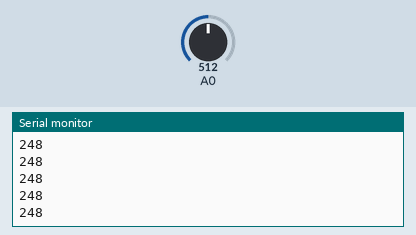
Simulated run of this sketch. Board: Arduino Uno, built with avr-gcc and run on an emulated ATmega328P. On the bench: the last lines printed to the serial monitor. The test bench sets the inputs (shaded band); at power-on: A0 = 512.

Above: at 1.2 s.
1.3 s: A0 set to 716
At 2.0 s:
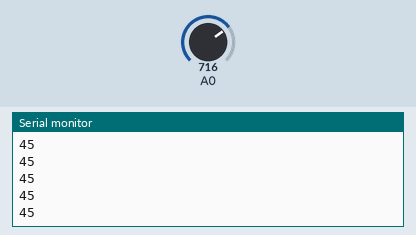
2.8 s: A0 set to 900
At 3.6 s:
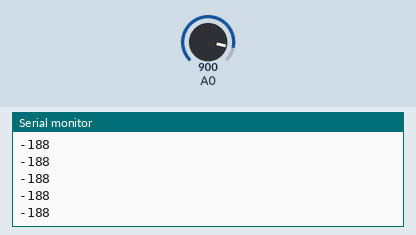
Timing chart, 0 to 5.8 s (numbered marks = the images above; inputs shaded):
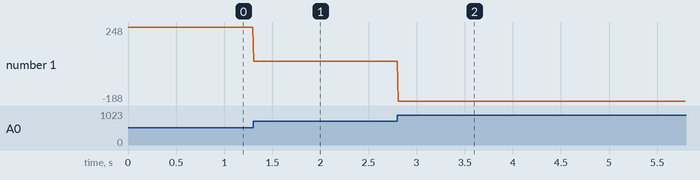

The sketch:

thermistaTest.ino
```cpp
#include "Thermistor.h"
Thermistor t1 = Thermistor(0,3435,298,10,10.00);

void setup(){
  Serial.begin(9600);
}

void loop() {
  Serial.println(t1.calc_milliTemp());
  delay(10);
}
```

Thermistor.cpp
```cpp
#include "Arduino.h"
#include "Thermistor.h"

/*
 * 参考（そのままだけど）にしたサイトです
 * http://lab.yengawa.com/2014/06/24/arduino%E3%81%A8%E3%82%B5%E3%83%BC%E3%83%9F%E3%82%B9%E3%82%BF%E3%81%A7%E6%B8%A9%E5%BA%A6%E3%82%92%E6%B8%AC%E3%82%8B/
*/
//pinNum, B(k),T0(K), R0(kΩ),R1(kΩ)
Thermistor::Thermistor(int _pin, float _B, float _T0, float _R0, float _R1) {
  pin = _pin;
  B = _B;
  T0 = _T0;
  R0 = _R0;
  R1 = _R1;
}

int Thermistor::calc_milliTemp() {
  float rr1, t;
  float raw = analogRead(pin);
  rr1 = R1 * raw / (1024.0 - raw);
  t = 1 / (log(rr1 / R0) / B + (1 / T0));
  return (int)((t - 273.15) * 10.0); //unit 0.1 degree;
}
```

Thermistor.h
```cpp
#ifndef Thermistor_h
#define Thermistor_h

class Thermistor {
  public:
    Thermistor(int pin,float B, float To, float R0, float R1);
    int calc_milliTemp();

  private:
    float B, T0, R0, R1;
    int pin;
};

#endif
```

Measured:
- after the input at 1.3 s, the serial monitor: prints a new line at once (image 1)
- after the input at 2.8 s, the serial monitor: prints a new line at once (image 2)
- plotted number 1: 248 → 45 after the input at 1.3 s, 45 → -188 after the input at 2.8 s
